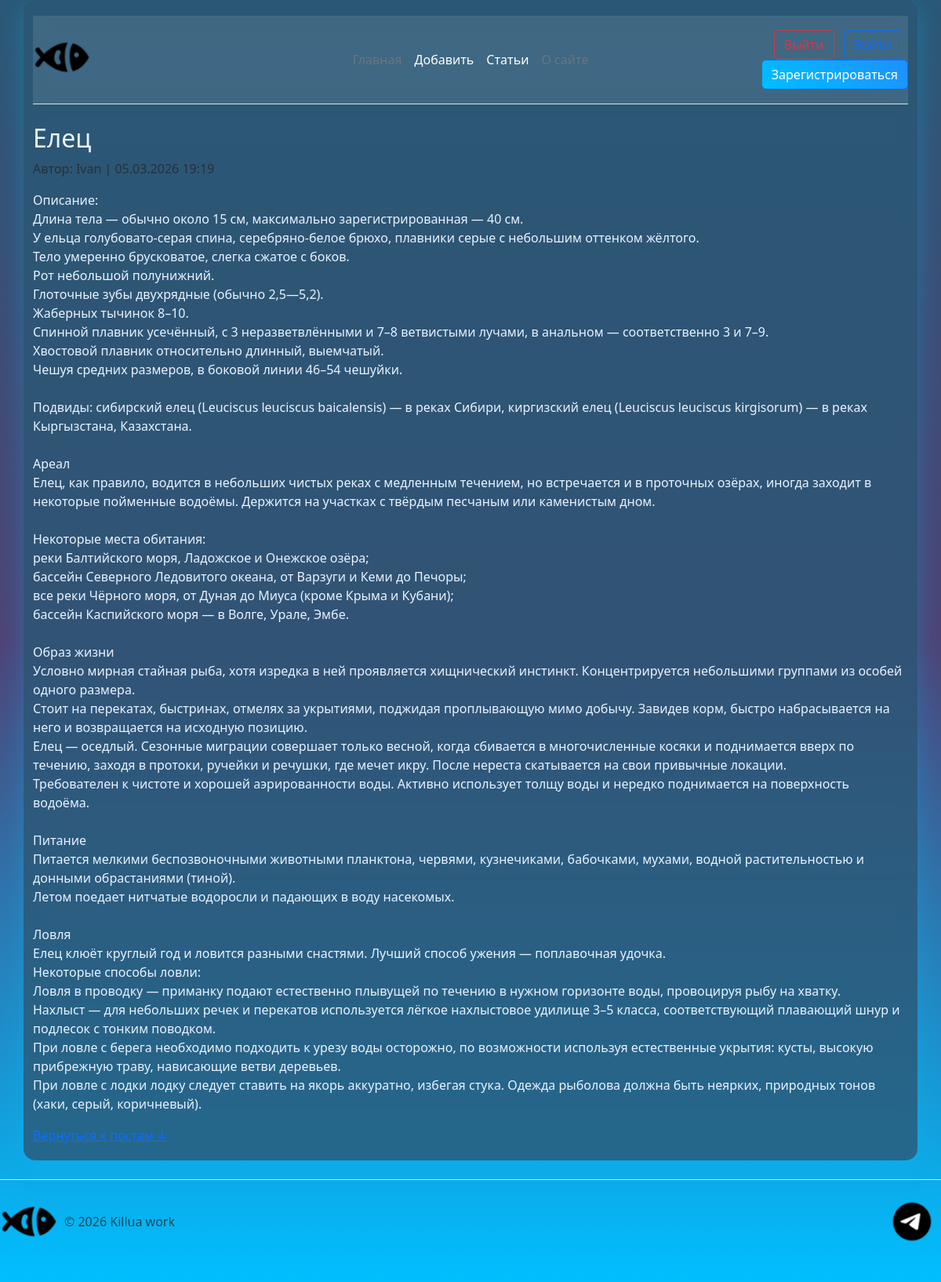
The page /one_post_page/2 on the database its author committed.
### app.py (models this page shows)
class Post(db.Model):
    id = db.Column(db.Integer, primary_key=True)
    date = db.Column(db.DateTime, default=datetime.now)
    title = db.Column(db.String(300), nullable=False)
    content = db.Column(db.Text, nullable=False)
    user_id = db.Column(db.Integer, db.ForeignKey('user.id'), nullable=False, index=True)

class User(db.Model):
    id = db.Column(db.Integer, primary_key=True)
    username = db.Column(db.Text, nullable=False)
    email = db.Column(db.Text, nullable=False)
    password = db.Column(db.Text, nullable=False)
    posts = db.relationship('Post', backref='author', lazy=True)

### app.py (the view)
@app.route("/one_post_page/<int:post_id>")
def one_post_page(post_id):
    post = Post.query.get_or_404(post_id)
    print(post_id)
    return render_template("one_post_page.html", post=post)

### templates/one_post_page.html (shortened to what this page needs)
{% extends "base.html" %}
{% block content %}
    <h2>{{ post.title }}</h2>
    <p class="text-muted">
        Автор: {{ post.author.username }} | {{ post.date.strftime('%d.%m.%Y %H:%M') }}
    </p>
    <p class="post-body">{{ post.content }}</p>
    <a href="{{ url_for('posts') }}">Вернуться к постам ↓</a>
{% endblock %}

### static/css/main.css (style rules this page uses)
body { background: linear-gradient(to bottom, #2b5876, #4e4376, #00BFFF); min-height: 100vh; color: white; }
body { font-family: system-ui, -apple-system, BlinkMacSystemFont, "Segoe UI", sans-serif; font-size: 16px; line-height: 1.6; color: #e9f3ff; }
h1, h2, h3 { color: #ffffff; }
.post-body { white-space: pre-wrap; }

### rows shown on the page
Post: title "Елец", date "05.03.2026 19:19", content "Описание: Длина тела — обычно около 15 см, максимально зарегистрированная — 40 см. У ельца голубовато-серая спина, серебряно-белое брюхо, плавники серые с небольшим оттенком жёлтого. Тело умеренно брусковатое, слегка сжатое с боков. Рот небольшой полунижний. Глоточные зубы двухрядные (обычно 2,5—5,2). Жаберных тычинок 8–10. Спинной плавник усечённый, с 3 неразветвлёнными и 7–8 ветвистыми лучами, в анальном — соответственно 3 и 7–9. Хвостовой плавник относительно длинный, выемчатый. Чешуя средних размеров, в боковой линии 46–54 чешуйки. Подвиды: сибирский елец (Leuciscus leuciscus baicalensis) — в реках Сибири, киргизский елец (Leuciscus leuciscus kirgisorum) — в реках Кыргызстана,…"
User: author.username "Ivan"
